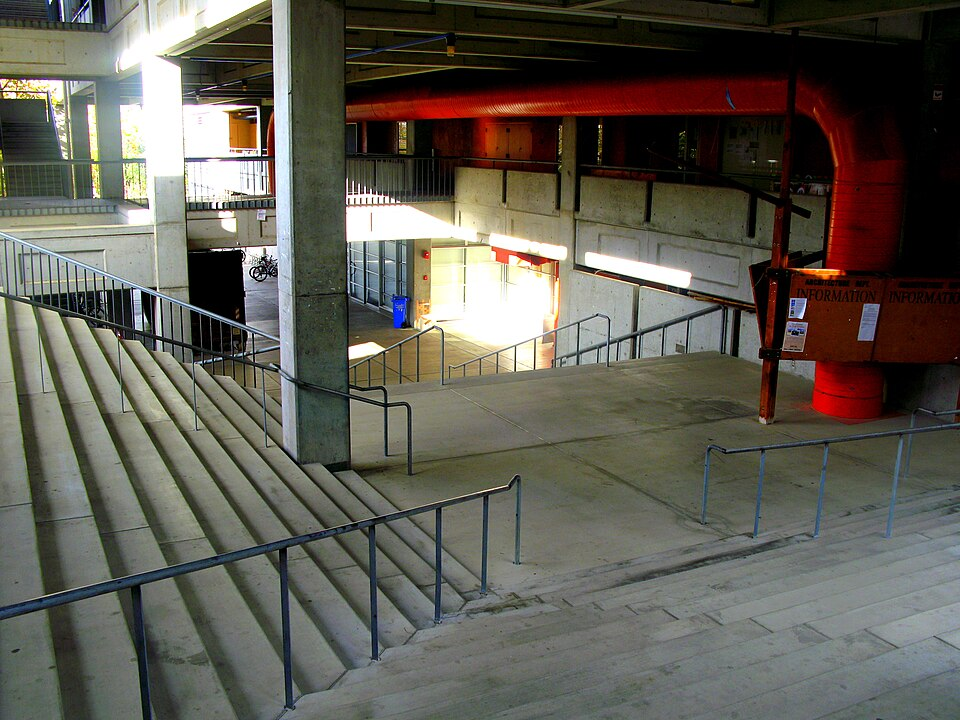
#> input picture reference/photos/CPArchBldg.jpg, 960 x 720 px, given as the content of the folder ../reference/photos/CPArchBldg.jpg, which was not available
$ python contact_sheet.py ../reference/photos/CPArchBldg.jpg ../reference/photos/Cal-Poly-Dexter-Lawn.jpg 5
#> lines starting #> are read from the running program, lines starting #| are printed output that depends on the picture
import sys, os, glob
from PIL import Image, ImageDraw, ImageFont
src, out = sys.argv[1], sys.argv[2]
cols = int(sys.argv[3]) if len(sys.argv) > 3 else 7
cell = 200
files = sorted(glob.glob(os.path.join(src, "*.png")) + glob.glob(os.path.join(src, "*.jpg")))
rows = (len(files) + cols - 1) // cols
sheet = Image.new("RGB", (cols * cell, rows * (cell + 16)), (30, 30, 30))
#> sheet: PIL image 1000x216 RGB; every value is 30
d = ImageDraw.Draw(sheet)
try:
    font = ImageFont.truetype("/System/Library/Fonts/Helvetica.ttc", 12)
except Exception:
    font = ImageFont.load_default()
for i, f in enumerate(files):
    try:
        im = Image.open(f).convert("RGB").resize((cell - 4, cell - 4))
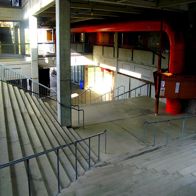
#> im: PIL image 196x196 RGB; mean R, G, B 95.9, 92.6, 83.4
    except Exception as e:
        continue
    x, y = (i % cols) * cell, (i // cols) * (cell + 16)
    sheet.paste(im, (x + 2, y + 2))
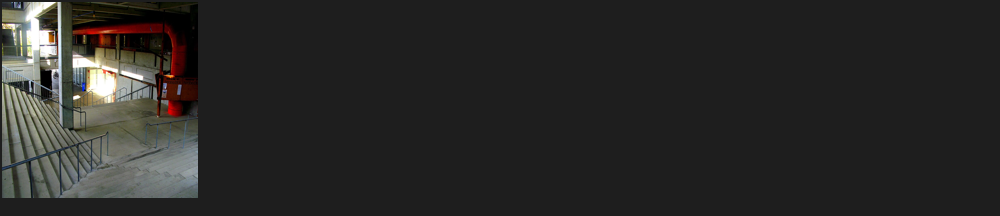
#> sheet: PIL image 1000x216 RGB; mean R, G, B 41.7, 41.1, 39.5
    d.text((x + 4, y + cell - 2), os.path.splitext(os.path.basename(f))[0], fill=(255, 255, 255), font=font)
sheet.save(out, quality=88)
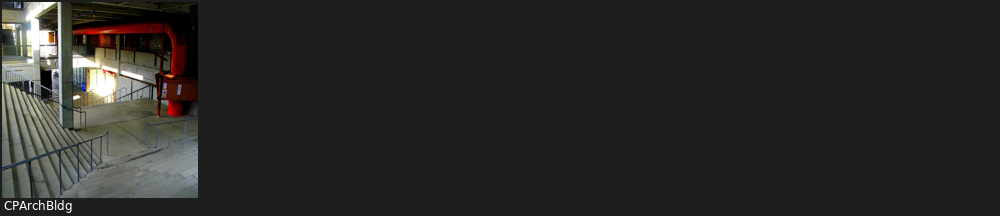
#> saved as Cal-Poly-Dexter-Lawn.jpg: PIL image 1000x216 RGB; mean R, G, B 41.9, 41.3, 39.7
print(len(files), "->", out, sheet.size)
#| 1 -> ../reference/photos/Cal-Poly-Dexter-Lawn.jpg (1000, 216)

$ run again, on reference/photos/Cal-Poly-Dexter-Lawn.jpg
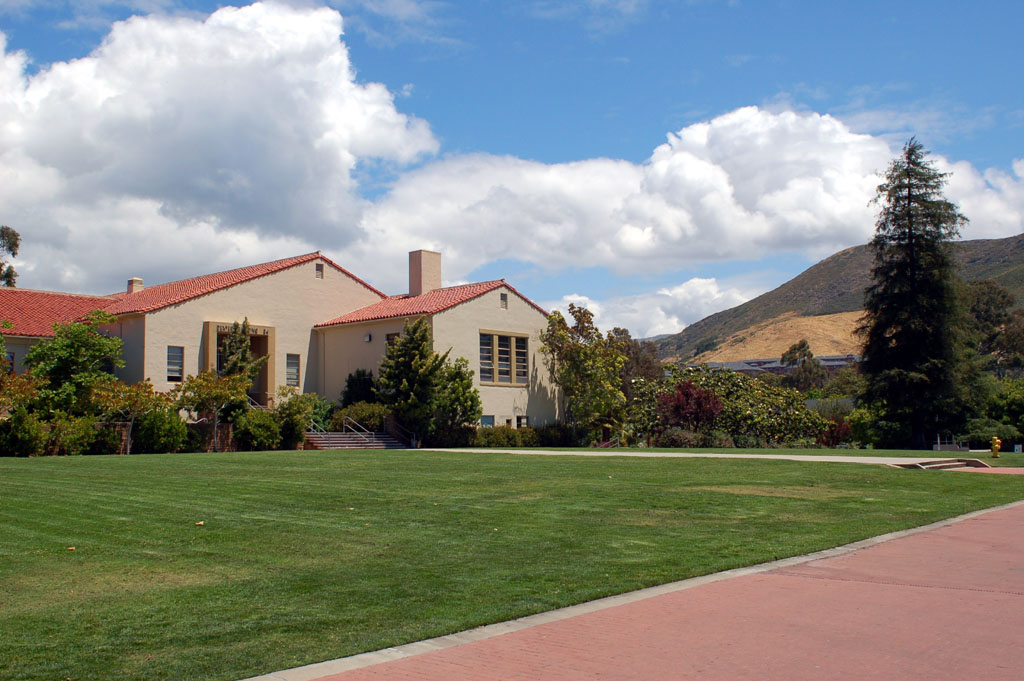
#> input picture reference/photos/Cal-Poly-Dexter-Lawn.jpg, 1024 x 681 px, given as the content of the folder ../reference/photos/Cal-Poly-Dexter-Lawn.jpg, which was not available
#> `im = Image.open(f).convert("RGB").resize((cell - 4, cell - 4))`:
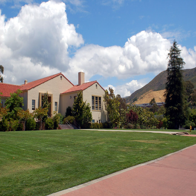
#> im: PIL image 196x196 RGB; mean R, G, B 128.5, 133.5, 126.7
#> `sheet.save(out, quality=88)`:
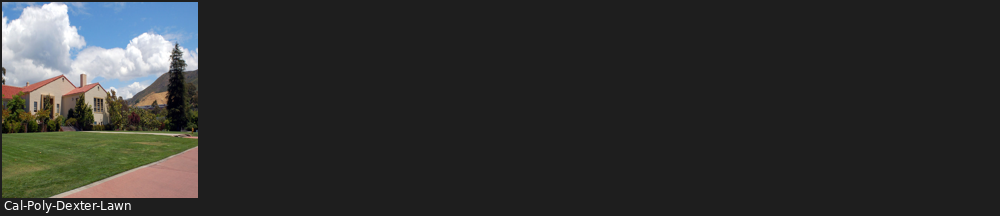
#> saved as Cal-Poly-Dexter-Lawn.jpg: PIL image 1000x216 RGB; mean R, G, B 47.9, 48.7, 47.5
#| 1 -> ../reference/photos/Cal-Poly-Dexter-Lawn.jpg (1000, 216)

$ run again, on reference/photos/Cal-Poly-from-outback.jpg
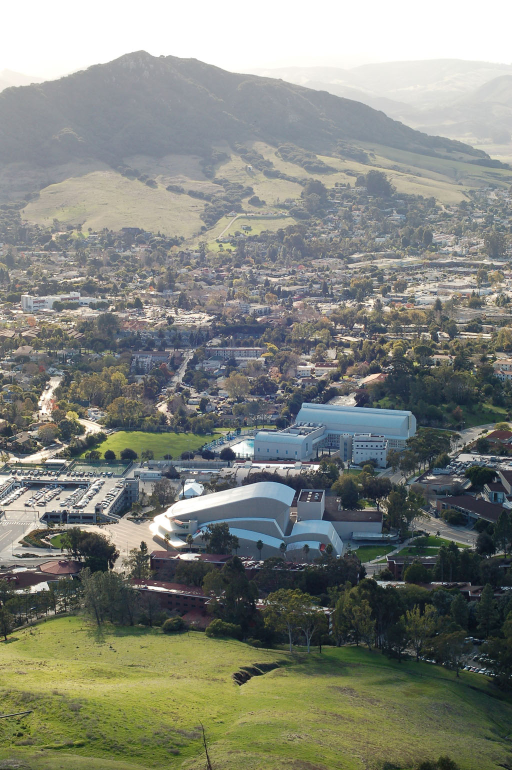
#> input picture reference/photos/Cal-Poly-from-outback.jpg, 1024 x 1540 px, given as the content of the folder ../reference/photos/Cal-Poly-from-outback.jpg, which was not available (shown at 1/2 size)
#> `im = Image.open(f).convert("RGB").resize((cell - 4, cell - 4))`:
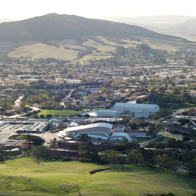
#> im: PIL image 196x196 RGB; mean R, G, B 129, 132.6, 124.6
#> `sheet.save(out, quality=88)`:
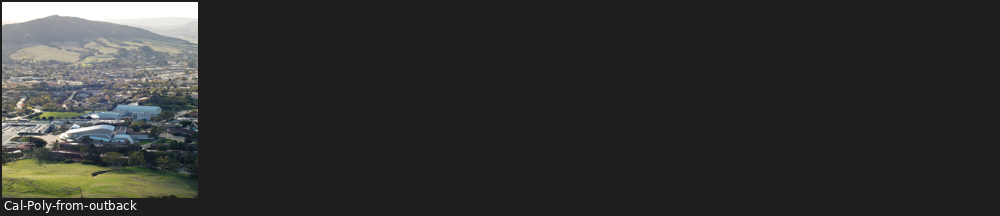
#> saved as Cal-Poly-from-outback.jpg: PIL image 1000x216 RGB; mean R, G, B 48, 48.6, 47.2
#| 1 -> ../reference/photos/Cal-Poly-from-outback.jpg (1000, 216)
